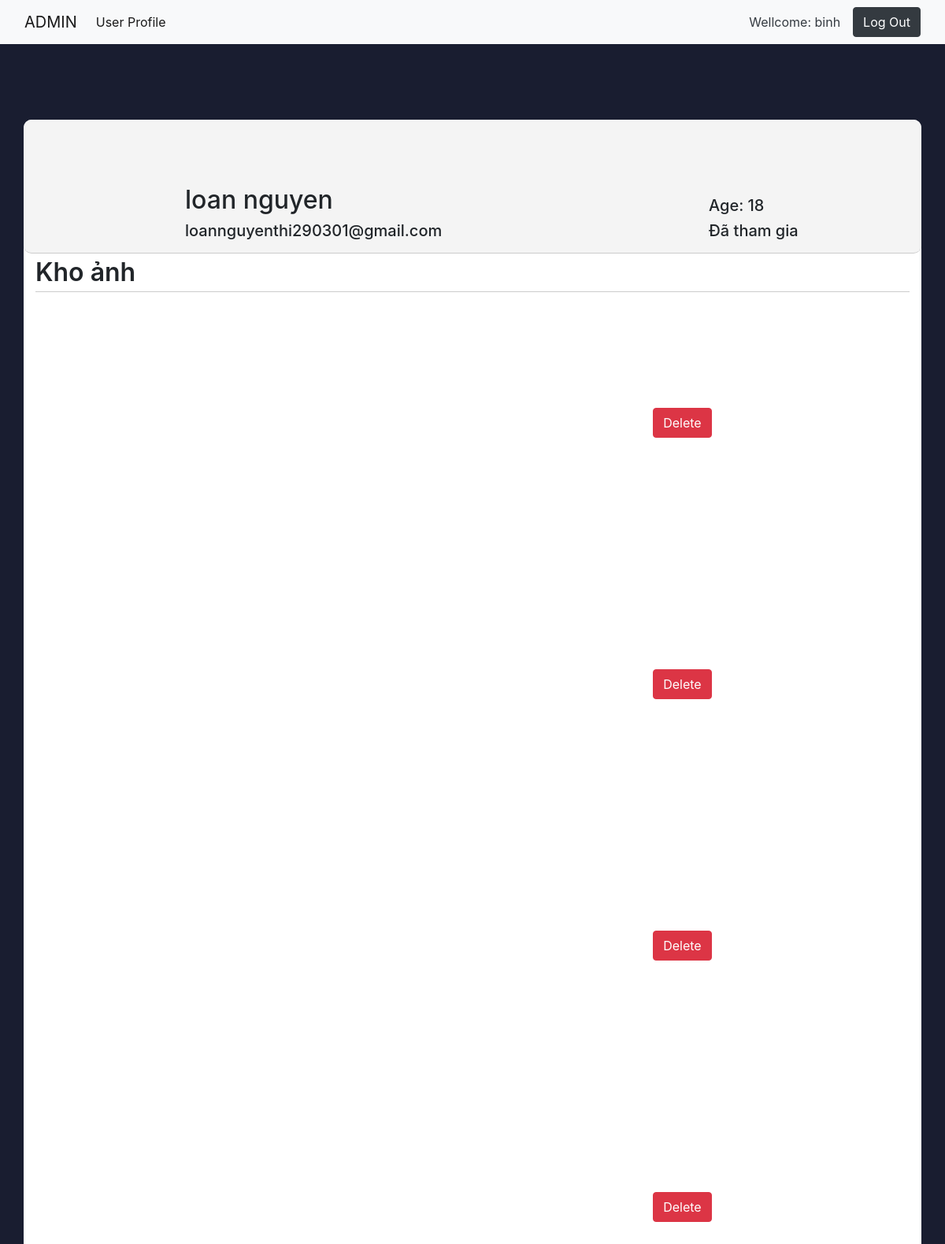
Screenshot of /admin/ad-albumuser.php?email=loannguyenthi290301@gmail.com (signed in) with the database file from the repository.
### tables this page shows
CREATE TABLE `users` (
  `id` int(11) NOT NULL,
  `firstname` varchar(30) NOT NULL,
  `lastname` varchar(30) NOT NULL,
  `age` int(11) NOT NULL,
  `email` varchar(100) NOT NULL,
  `password` varchar(250) NOT NULL,
  `status` int(11) NOT NULL DEFAULT 0,
  `email_verification_link` varchar(255) NOT NULL,
  `email_verified_at` timestamp NULL DEFAULT NULL,
  `description` varchar(500) DEFAULT 'Hãy giới thiệu đôi điều về bạn'
);

CREATE TABLE `data_images` (
  `id` int(11) NOT NULL,
  `email` varchar(50) NOT NULL,
  `file_name` varchar(255) NOT NULL,
  `uploaded_on` datetime NOT NULL,
  `status` enum('1','0') NOT NULL DEFAULT '1'
);

### admin/ad-albumuser.php (the view, shortened to what this page needs)
<?php
    $email_user = $_GET['email'];
    require_once('../config/connect_db.php');
?>
<!DOCTYPE html>
<html lang="en">
<head>
    <link rel="stylesheet" href="https://cdnjs.cloudflare.com/ajax/libs/font-awesome/6.0.0-beta3/css/all.min.css"
 />
    <link rel="stylesheet" href="./css/bootstrap.min.css">
    <link rel="stylesheet" href="./css/css-admin.css">
</head>
<body>
    <nav class="navbar navbar-expand-lg navbar-light bg-light navbar-admin">
        <div class="container-fluid">
            <a class="navbar-brand" href="./index.php">ADMIN</a>
            <div class="collapse navbar-collapse" id="navbarSupportedContent">
                <ul class="navbar-nav me-auto mb-2 mb-lg-0 active">
                    <li class="nav-item">
                        <a class="nav-link active" aria-current="page" href="#">User Profile</a>
                    </li>
                </ul>
            </div>
            <div class="navbar__user me-3">
                <?php
                    if(isset($_SESSION['adLoginOK'])) {
                        echo '<li class="nav-item navbar__item">';
                        echo "<a class='nav-link navbar__link text-dark'>Wellcome: ".$_SESSION['adLoginOK']."</a>";
                        echo '</li>';
                    }
                ?>
            </div>
            <a href="./ad-process-logout.php" class="btn btn-dark">Log Out</a>
        </div>
    </nav>
    <div class="main">
        <div id="background" style="background-color: #191d30;">
            <div class="user-content container">
                <div class="user-infor row">
                    <div class="user__avatar col-lg-2 col-md-3">
                        <div class="user__avatar-img text-center">
                        </div>
                    </div>
                    <?php
                        $sql = "SELECT firstname,lastname,age,email,email_verified_at FROM users WHERE email='$email_user'";
                        $result = mysqli_query($conn,$sql);
                        if(mysqli_num_rows($result)) {
                            $row = mysqli_fetch_assoc($result);
                    ?>
                    <div class="user__account col-lg-7 col-md-7 mb-2 ms-4">
                        <div class="user__name">
                            <h2>
                                <?php echo $row["firstname"].' '.$row["lastname"]?>
                            </h2>
                        </div>
                        <div class="user__email">
                            <h5>
                                <?php echo $email_user ?>
                            </h5>
                        </div>
                    </div>
                    <div class="user__count col-lg-3 col-md-2 mb-2">
                        <h5>Age: <?php echo $row["age"]?></h5>
                        <h5>Đã tham gia
                        </h5>
                        <?php
                        }
                    ?>
                    </div>
                </div>
                <div class="user-img">
                    <div class="user-img__title" style="border-bottom: 1px solid #ccc;">
                        <span style="font-size: 32px; font-weight:600">
                            Kho ảnh
                        </span>
                    </div>
                    <?php
                        $sql="SELECT * FROM data_images where email='$email_user' ORDER BY uploaded_on DESC;";
                        $result = mysqli_query($conn,$sql);
                    ?>
                    <?php
                        if(mysqli_num_rows($result)){
                            while($row=mysqli_fetch_assoc($result)){
                    ?>
                    <div class="img-wrap row" style="align-items: center; justify-content: space-around;">
                        <a href="./ad-process-delete.php?file_name=<?php echo $row['file_name']; ?>"
                            class="delete-img btn btn-danger">Delete</a>
                    </div>
                    <?php
                            }
                        }
                    ?>
                </div>
            </div>
        </div>
    </div>
</body>

### admin/css/css-admin.css (style rules this page uses)
.navbar-admin { position: fixed; top: 0; left: 0; right: 0; z-index: 2; background-color: #ccc; }
.navbar__user { list-style: none; }
.navbar__item { color: #fff; }
.navbar__link { text-decoration: none; }
#background { padding-top: 52px; min-height: 800px; }
.user-content { height: 80%; border-radius: 10px; background-color: #fff; margin-top: 100px; }
.user-infor { height: 170px; border-bottom: 1px solid #ccc; background-color: #f4f4f4; border-radius: 10px; }
.user__avatar { display: flex; justify-content: end; }
.user__avatar-img { margin-top: 40px; width: 72%; }
.user__account, .user__count { display: flex; flex-direction: column; justify-content: flex-end; }

### rows the page displays
users: firstname "loan", lastname "nguyen", age "18"

### other values shown
$_SESSION['adLoginOK'] "binh"
$email_user "loannguyenthi290301@gmail.com"
